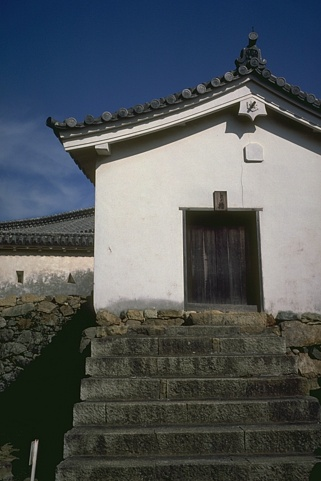
%> input picture Images/334025.jpg, 321 x 481 px
$ octave Main_framework.m   (GNU Octave 9; MATLAB toolbox functions it lacks are replaced by stand-ins)
%> lines starting %> are read from the running program, lines starting %| are printed output that depends on the picture
### w_recons_CO.m
function fobrcbr=w_recons_CO(f,se)
fe=imerode(f,se);
fobr=imreconstruct(fe,f);
fobrc=imcomplement(fobr);
fobrce=imerode(fobrc,se);
fobrcbr=imcomplement(imreconstruct(fobrce,fobrc));

% [5 lines of commented-out code are left out]

### w_recons_adaptive.m
%% Adaptive morphological reconstruction (AMR) for gradient images
% L_seg is lable image with line
% i is the maximal iterations
% diff is the difference between the previous result and current gradient
function f_g2=w_recons_adaptive(f,se_start, options)
% sto_con denotes end condition
%       OPTIONS(1): maximum number of iterations          (default: 30)
%       OPTIONS(3): minimum amount of improvement         (default: 1e-4)
if nargin ~= 2 & nargin ~= 3
    error('Too many or too few input arguments!');
end
% Change the following to set default options
default_options = [50;	% max. number of iteration
    1e-4];	% min. amount of improvement
if nargin == 2
    max_itr= default_options(1);
    min_impro= default_options(2);
else
    max_itr= options(1);
    min_impro=options(2);
end
%% multi-scale morphological gradient reconstruction
f_g=zeros(size(f,1),size(f,2));diff=zeros(max_itr,1);
for i=1:max_itr
    gx=w_recons_CO(f,strel('disk',i+se_start-1));
%   figure,imshow(gx)
    f_g2=max(f_g,double(gx));
%   figure,imshow(f_g2)
    f_g1=f_g;f_g=f_g2;
    diff(i)=max(max((abs(f_g1 - f_g2))));
    if diff(i) < min_impro, break; end
end

### Main_framework.m
close all
clear all
clear path
warning off
%% Input Image
f=imread('.\Images\334025.jpg');
%> f is the input picture: size 481x321x3 uint8; mean R, G, B 81.1, 86.8, 89.8
figure,imshow(f)
Ori_grad=imread('.\Images\Grident.jpg');
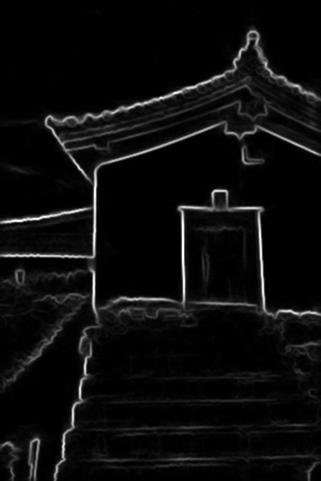
%> input picture Images/Grident.jpg, 321 x 481 px
%> Ori_grad is the input picture: size 481x321 uint8; min 0, max 255, mean 12.2
figure,imshow(Ori_grad) %The gradient obtained by SE

[rows,cols,dim]=size(f);
%> rows = 481; cols = 321; dim = 3
if dim==3
    F1=rgb2lab(f);
%> F1: size 481x321x3 double; mean of channels 1, 2, 3 35.4, -0.1, -2.4
    FF=f;
else
    F1=f;
    FF=cat(3,f,f,f);
end
%% Initialize parameters
k=800;   %The number of superpixels
W_r=2;    %The window radius
compactness=15; %weight factor of compactness
expo=2;   %fuzzy exponent

%% AMR-WT
AMR_gradient=w_recons_adaptive(Ori_grad,2, [50,1e-5]);%Optimize gradient information
%> the loop in w_recons_adaptive, `for i=1:max_itr` made 16 passes
%> pass 1, in w_recons_CO, `fe=imerode(f,se);`:
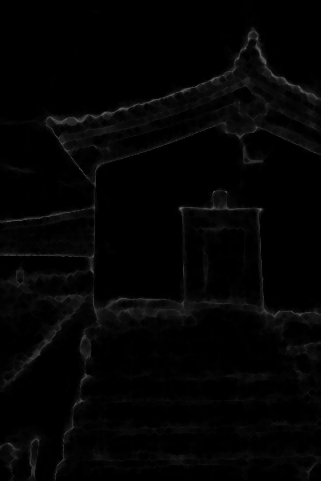
%> fe: size 481x321 uint8; min 0, max 108, mean 3.9
%> pass 1, in w_recons_CO, `fobrc=imcomplement(fobr);`:
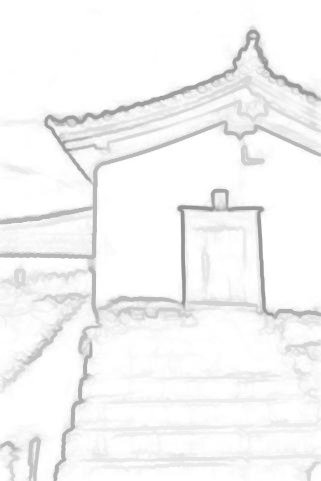
%> fobrc: size 481x321 uint8; min 147, max 255, mean 245.3
%> pass 1, in w_recons_CO, `fobrce=imerode(fobrc,se);`:
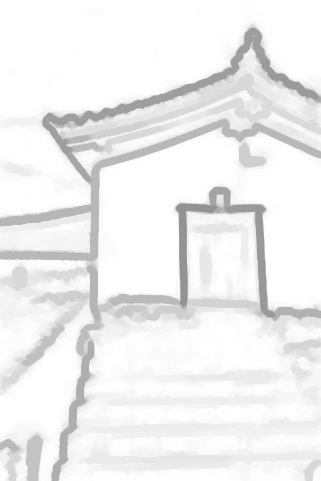
%> fobrce: size 481x321 uint8; min 147, max 255, mean 239.7
%> after the loop in w_recons_adaptive, `for i=1:max_itr`: diff = 50 values, max 108 at index 1, min 0 at index 16, mean 3.58
AMR_Seg=watershed(AMR_gradient);
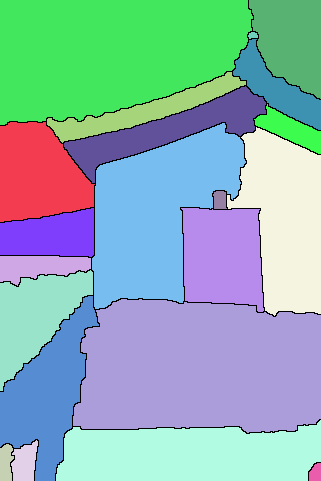
%> AMR_Seg: size 481x321 uint8; 22 distinct labels, from 0 to 21; one colour per label, 0 black
% figure,imshow(AMR_Seg,[])

se = strel('square', 3);
%Note: For testing purposes, the line "AMR_Seg = imerode(AMR_Seg, se)" should be removed.
AMR_Seg = imerode(AMR_Seg, se); %increase the line thickness
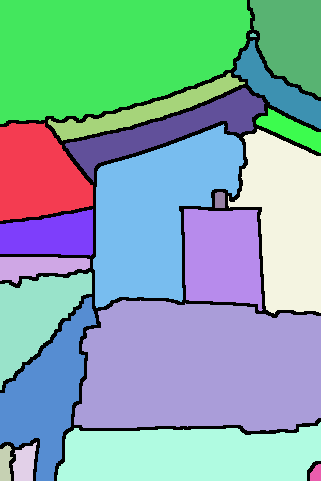
%> AMR_Seg: size 481x321 uint8; 22 distinct labels, from 0 to 21; one colour per label, 0 black
B = labeloverlay(AMR_Seg,AMR_Seg,'Transparency',0.1);
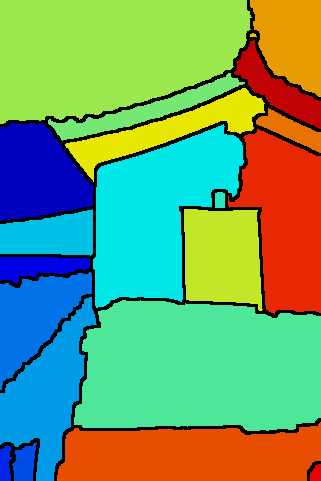
%> B: size 481x321x3 uint8; mean R, G, B 106.6, 158.7, 107.3
figure,imshow(B)

%% RCFCMS
New_AMR_Seg=AMR_Seg;
%> (the run ends here)
